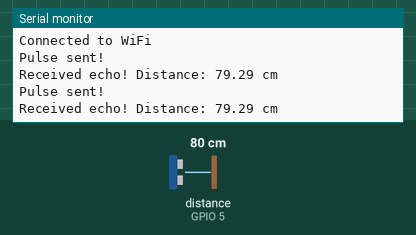
Recording of a sketch running on a simulated ESP32. Shown: the last lines printed to the serial monitor. Wiring (inferred from the names in the program): ultrasonic range finder: trigger GPIO 4; echo GPIO 5. The test bench sets the inputs (shaded band); at power-on: distance to the obstacle (sensor on GPIO 5) 80 cm. The echo pulse lasts 58.3 µs per cm; WiFi joins after 1.5 s; servers stay silent unless stated; network time is answered at once with the bench clock; the local clock reads 2024-03-15 10:24:30 at power-on unless the sketch sets it.

Above: at 3.2 s.
3.3 s: distance to the obstacle (sensor on GPIO 5) set to 2 cm
At 4.6 s:
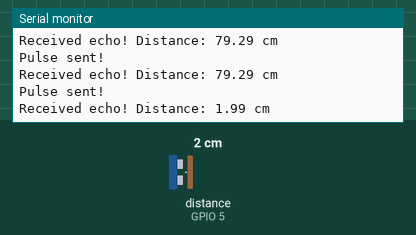
4.8 s: distance to the obstacle (sensor on GPIO 5) set to 4 cm
At 5.8 s:
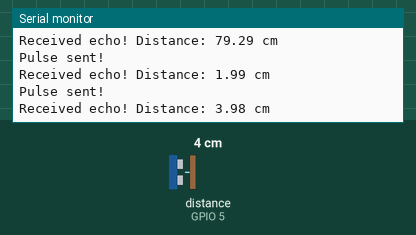
Timing chart, 0 to 7.8 s (numbered marks = the images above; inputs shaded):
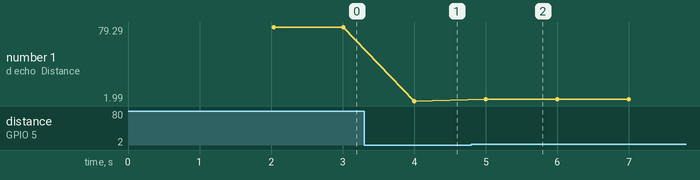

Measured:
- after the input at 3.3 s, the serial monitor: prints a new line after 0.70 s (image 1)
- after the input at 4.8 s, the serial monitor: prints a new line after 0.20 s (image 2)
- plotted number 1: 79.29 → 1.99 after the input at 3.3 s, 1.99 → 3.98 after the input at 4.8 s

The sketch:

r4basic.ino
```cpp
#include <WiFi.h>
#include <WiFiUdp.h>
#include <NTPClient.h>

// WiFi credentials
const char* ssid = "OLIN-DEVICES";
const char* password = "Engineering4Every1!";

// NTP client setup
WiFiUDP ntpUDP;
NTPClient timeClient(ntpUDP, "pool.ntp.org", 0, 60000); // Sync every 60 seconds

// HC-SR04 pins
const int trigPin = 4;
const int echoPin = 5;

unsigned long lastNTPTime = 0;

void setup() {
  Serial.begin(115200);

  // Connect to WiFi
  WiFi.begin(ssid, password);
  while (WiFi.status() != WL_CONNECTED) {
    delay(1000);
    Serial.println("Connecting to WiFi...");
  }
  Serial.println("Connected to WiFi");

  // Initialize NTP
  timeClient.begin();

  // Set up HC-SR04 pins
  pinMode(trigPin, OUTPUT);
  pinMode(echoPin, INPUT);
}

void loop() {
  timeClient.update();
  unsigned long currentNTPTime = timeClient.getEpochTime();

  if (currentNTPTime != lastNTPTime) {
    lastNTPTime = currentNTPTime;

    // Send pulse
    digitalWrite(trigPin, LOW);
    delayMicroseconds(2);
    digitalWrite(trigPin, HIGH);
    delayMicroseconds(10);
    digitalWrite(trigPin, LOW);

    Serial.println("Pulse sent!");

    // Listen for echo
    long duration = pulseIn(echoPin, HIGH, 20000); // 20ms timeout
    if (duration > 0) {
      float distance = duration * 0.034 / 2; // Calculate distance in cm
      Serial.print("Received echo! Distance: ");
      Serial.print(distance);
      Serial.println(" cm");
    } else {
      Serial.println("No echo received.");
    }
  }
}
```
